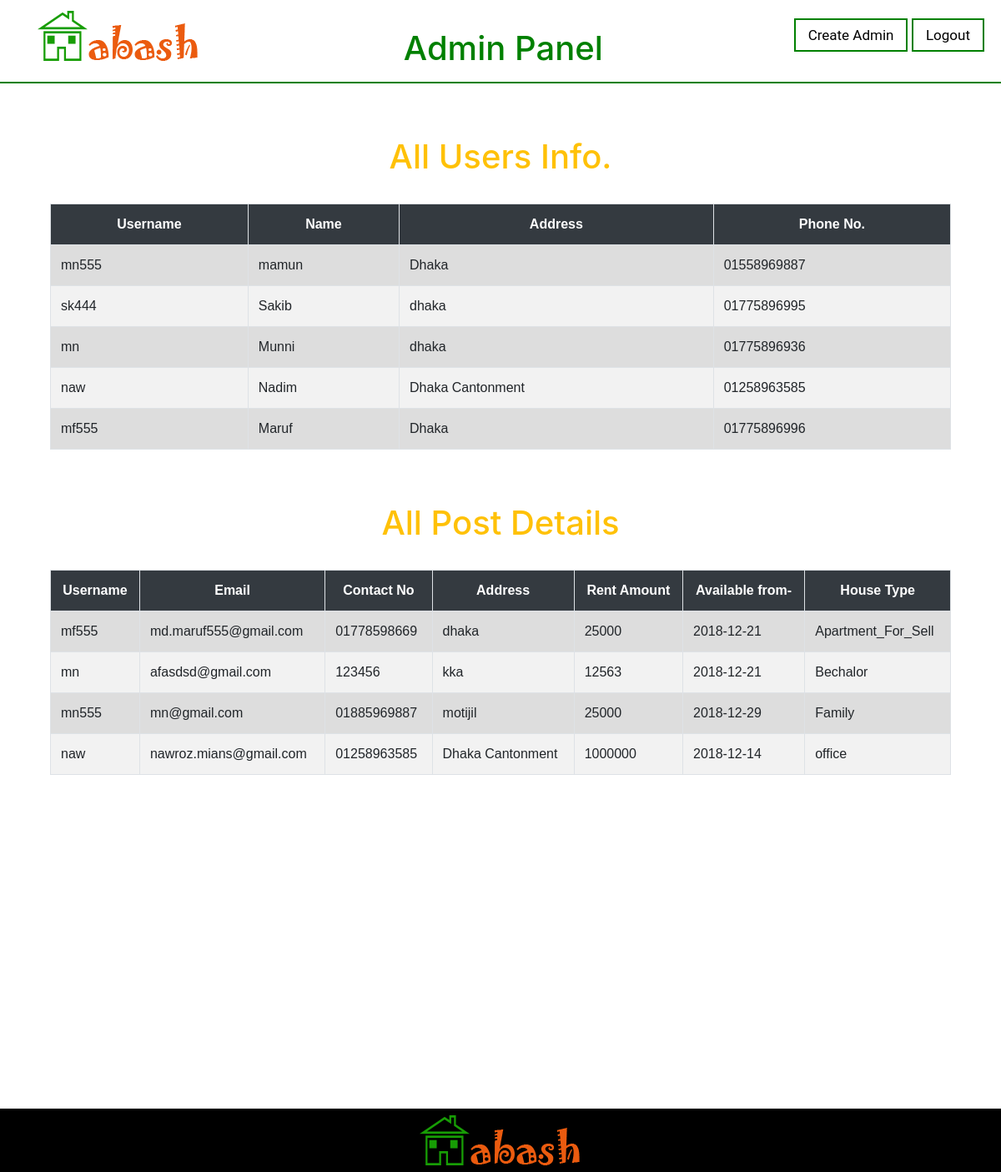
The app's page /admin.php with its own data.
### tables this page shows
CREATE TABLE `regi` (
  `id` int(11) NOT NULL,
  `tag` int(11) NOT NULL,
  `name` varchar(200) NOT NULL,
  `email` varchar(200) NOT NULL,
  `un` varchar(10) NOT NULL,
  `address` longtext NOT NULL,
  `phone_no` varchar(14) NOT NULL,
  `pw` varchar(100) NOT NULL
);

CREATE TABLE `post` (
  `un` varchar(50) NOT NULL,
  `name` varchar(150) NOT NULL,
  `email` varchar(200) NOT NULL,
  `address` longtext NOT NULL,
  `rent_price` decimal(10,0) NOT NULL,
  `date_a` date NOT NULL,
  `phone_no` varchar(15) NOT NULL,
  `type` varchar(200) NOT NULL,
  `image` longblob NOT NULL
);

### admin.php (the view, shortened to what this page needs)
<!DOCTYPE html>
<html>
<head>
  <link rel="stylesheet" href="https://maxcdn.bootstrapcdn.com/bootstrap/4.0.0/css/bootstrap.min.css">
 <link href='css/style.css' rel='stylesheet'>
</head>
<body>
     <div class="logo_menu">
	    <div class="neon">
		    <img src="img/logo.png">
	    </div>
		<ul class="main-nav">
		    <li class="active"><a href="adreg.php">Create Admin</a></li>
         <li class="active"><a href="login.php">Logout</a></li>
		</ul>
	 </div>
		<div align="center">
		<h1 style="color:green">Admin Panel</h1>
	    </div>
	<hr style="border:1px solid green"></hr>
  <div class="container">
 <div class="col-lg-12">
  <br><br>
  <h1 class="text-warning text-center" > All Users Info. </h1>
  <br>
  <table  id="tabledata" class=" table table-striped table-hover table-bordered">
   <tr class="bg-dark text-white text-center">
    <th style="text-align:center"> Username </th>
    <th style="text-align:center"> Name </th>
    <th style="text-align:center"> Address </th>
    <th style="text-align:center"> Phone No. </th>
    </tr >
  <?php
    $connection = mysqli_connect("localhost", "root", "","ab");
   $q = "select * from regi where tag='2'";
    $query = mysqli_query($connection,$q);
    while($res = mysqli_fetch_array($query)){
 ?>
   <tr class="text-center">
    <td> <?php echo $res['un'];  ?> </td>
    <td> <?php echo $res['name'];  ?> </td>
    <td> <?php echo $res['address'];  ?> </td>
    <td> <?php echo $res['phone_no'];  ?> </td>
    </tr>
   <?php
   }
   ?>
  </table>
  </div>
 </div>
  <div class="container">
 <div class="col-lg-12">
  <br><br>
  <h1 class="text-warning text-center" > All Post Details </h1>
  <br>
  <table  id="tabledata" class=" table table-striped table-hover table-bordered">
   <tr class="bg-dark text-white text-center">
       <th style="text-align:center">Username</th>
       <th style="text-align:center">Email </th>
       <th style="text-align:center">Contact No </th>
       <th style="text-align:center">Address </th>
       <th style="text-align:center">Rent Amount</th>
       <th style="text-align:center">Available from-</th>
       <th style="text-align:center">House Type</th>
    </tr >
  <?php
    $connection = mysqli_connect("localhost", "root", "","ab");
   $q = "select * from post ";
    $query = mysqli_query($connection,$q);
    while($res = mysqli_fetch_array($query)){
 ?>
   <tr class="text-center">
    <td> <?php echo $res['un'];  ?> </td>
    <td> <?php echo $res['email'];  ?> </td>
    <td> <?php echo $res['phone_no'];  ?> </td>
    <td> <?php echo $res['address'];  ?> </td>
    <td> <?php echo $res['rent_price'];  ?> </td>
    <td> <?php echo $res['date_a'];  ?> </td>
    <td> <?php echo $res['type'];  ?> </td>
    </tr>
   <?php
   }
   ?>
  </table>
  </div>
 </div>
</body>
<br/><br/><br/><br/><br/><br/><br/><br/><br/><br/><br/><br/><br/><br/><br/><br/>
	<footer class="footer">
		<div>
			<img src="img/logo.png">
		</div>
	</footer>
</html>

### css/style.css (style rules this page uses)
* { margin: 0; padding: 0; }
.neon { float: left; margin-left: 40px; list-style: none; margin-right: 15px; }
.main-nav { float: right; list-style: none; margin-top: 25px; margin-right: 15px; }
.main-nav li { display: inline-block; }
.main-nav li a { color: black; text-decoration: none; padding: 8px 15px; font-family: "Roboto", sans-serif; font-size: 17px; }
.main-nav li.active a { border: 2px solid green; }
.logo_menu { background-color: #fff; padding: 5px 5px; }
.footer { background-color: black; width: 100%; height: auto; text-align:center; }

### admin.php (style rules this page uses)
table { font-family: arial, sans-serif; border-collapse: collapse; width: 70%; }
td, th { border: 1px solid #dddddd; text-align: left; padding: 8px; }
tr:nth-child(even) { background-color: #dddddd; }

### records on screen
regi: un "mn555", name "mamun", address "Dhaka", phone_no "01558969887"
regi: un "sk444", name "Sakib", address "dhaka", phone_no "01775896995"
regi: un "mn", name "Munni", address "dhaka", phone_no "01775896936"
regi: un "naw", name "Nadim", address "Dhaka Cantonment", phone_no "01258963585"
regi: un "mf555", name "Maruf", address "Dhaka", phone_no "01775896996"
post: un "mf555", email "md.maruf555@gmail.com", phone_no "01778598669", address "dhaka", rent_price "25000", date_a "2018-12-21", type "Apartment_For_Sell"
post: un "mn", email "afasdsd@gmail.com", phone_no "123456", address "kka", rent_price "12563", date_a "2018-12-21", type "Bechalor"
post: un "mn555", email "mn@gmail.com", phone_no "01885969887", address "motijil", rent_price "25000", date_a "2018-12-29", type "Family"
post: un "naw", email "nawroz.mians@gmail.com", phone_no "01258963585", address "Dhaka Cantonment", rent_price "1000000", date_a "2018-12-14", type "office"
